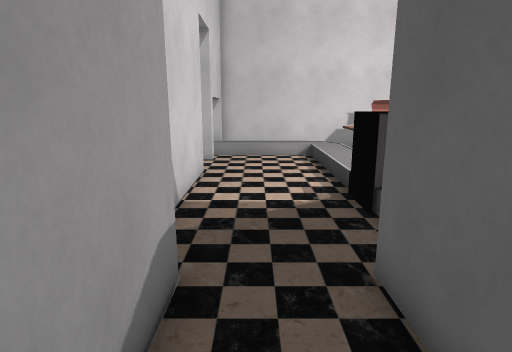
View 1 (above)

12 first-person views from a walk through a Godot game level. The camera is 1.5 m above the floor, tilts 12° down and sees 75° across. The floor is counted in squares, 0.63 m on a side. Each view is taken from the middle of a square. On the plan, view 1 faces up. The plan holds only what a view shows up to about 20 squares ahead; the rest is blank. Some surface patterns are stand-ins.

View 2
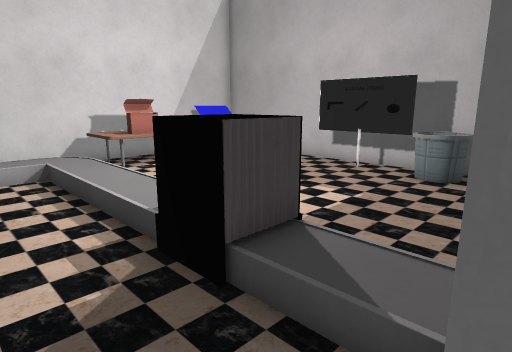

View 3
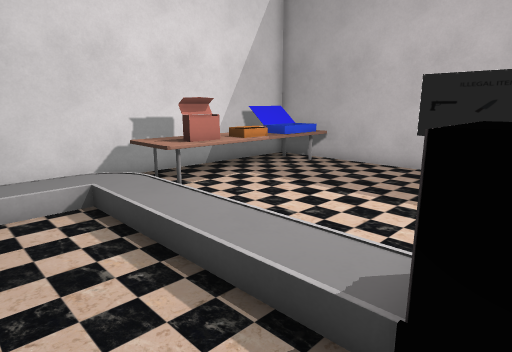

View 4
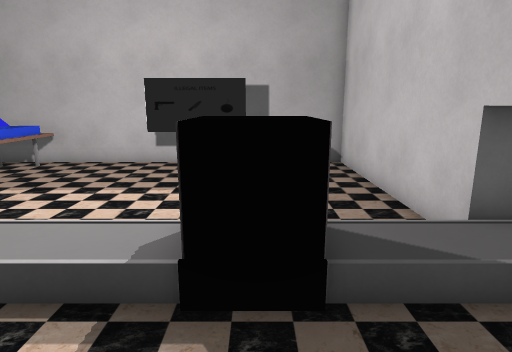

View 5
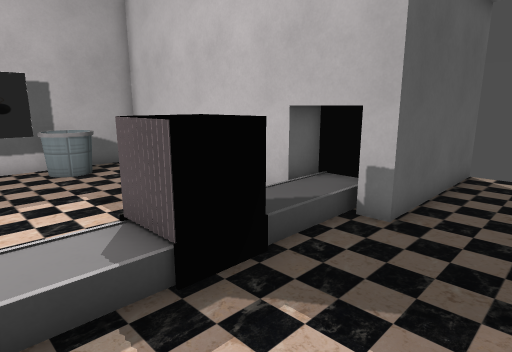

View 6
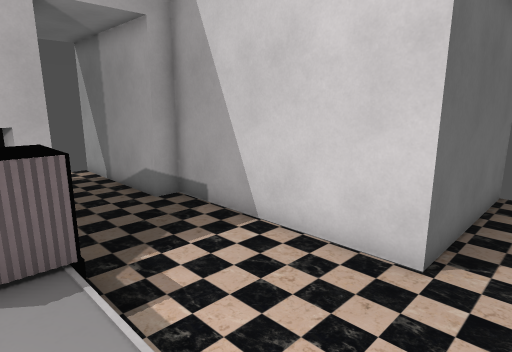

View 7
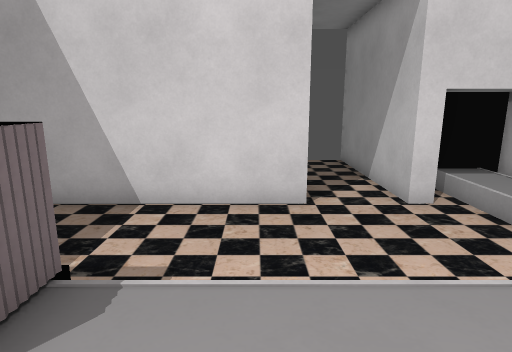

View 8
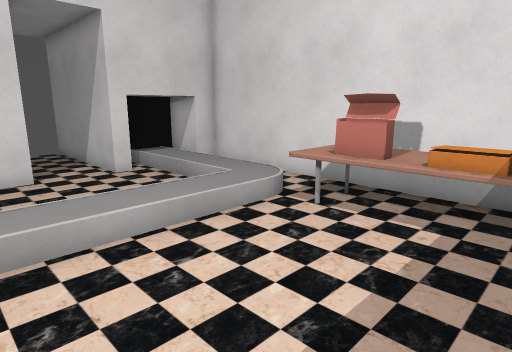

View 9
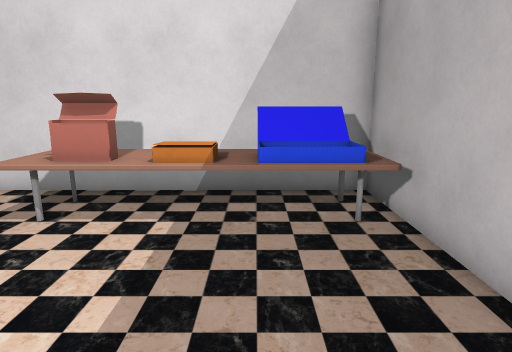

View 10
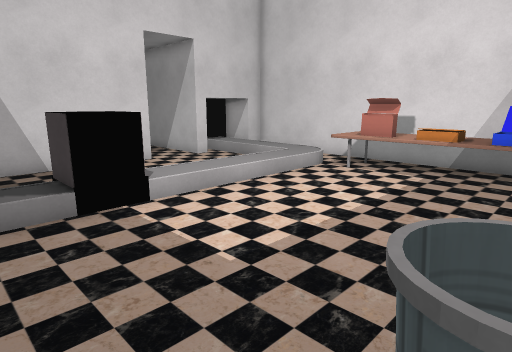

View 11
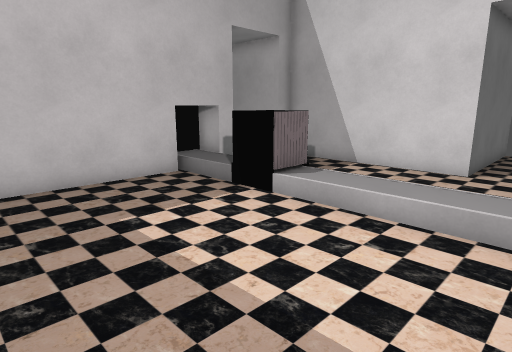

View 12
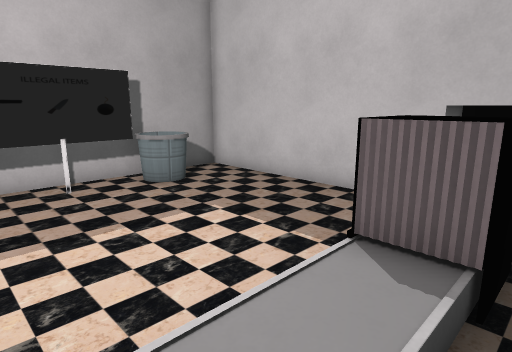

### Floor plan
Key: @ floor where view 1 was taken; # wall or solid block; . main floor; : floor 0.25 m higher than the main floor; / step, stairs or slope; = window, fence, low wall or low ledge; ^ raised ledge; B box; S sign; O other object.
Columns run from 9 left of view 1 to 13 right of it. Each row starts with its distance up from view 1.
 19        ########^^^^####
 18        #/////.^^^^^OOO#
 17        #:::::/^OOOOOOO#
 16       ##////://====.###
 15 ########....:/........#
 14  ...........:/........#
 13  ...........:/........#
 12 ########....:/.......S#
 11        #....:/.......S#
 10        #....:/.......S#
  9        #....BB.......S#
  8        #....BB......OO#
  7        #....BB......OO#
  6        #....OO........#
  5        #....OO........#
  4        ##..############
  3         #..##
  2         #..#
  1         #..#
  0         #@.#
 -1         #..#
 -2         #  #

Where each view was taken, in squares from view 1:
view 1: 0 up, 0 right, facing up
view 2: 4 up, 0 right, facing up-right
view 3: 8 up, 0 right, facing up-right
view 4: 8 up, 1 left, facing right
view 5: 11 up, 1 left, facing down-right
view 6: 14 up, 4 right, facing down-left
view 7: 11 up, 6 right, facing left
view 8: 10 up, 10 right, facing up-left
view 9: 10 up, 10 right, facing up
view 10: 5 up, 12 right, facing up-left
view 11: 15 up, 11 right, facing down-left
view 12: 13 up, 2 right, facing down-right
